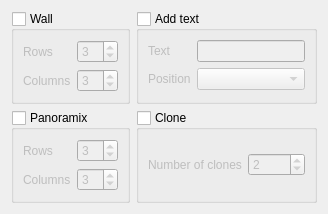
  <widget class="QWidget" name="tab_9">
   <attribute name="title">
    <string>Vout/Overlay</string>
   </attribute>
   <layout class="QGridLayout">
    <item row="0" column="0">
     <widget class="QGroupBox" name="wallEnable">
      <property name="title">
       <string>Wall</string>
      </property>
      <property name="checkable">
       <bool>true</bool>
      </property>
      <property name="checked">
       <bool>false</bool>
      </property>
      <layout class="QGridLayout">
       <item row="0" column="0">
        <widget class="QLabel" name="label_31">
         <property name="text">
          <string>Rows</string>
         </property>
         <property name="buddy">
          <cstring>wallRowsSpin</cstring>
         </property>
        </widget>
       </item>
       <item row="1" column="0">
        <widget class="QLabel" name="label_30">
         <property name="text">
          <string>Columns</string>
         </property>
         <property name="buddy">
          <cstring>wallColsSpin</cstring>
         </property>
        </widget>
       </item>
       <item row="1" column="1">
        <widget class="QSpinBox" name="wallColsSpin">
         <property name="minimum">
          <number>1</number>
         </property>
         <property name="value">
          <number>3</number>
         </property>
        </widget>
       </item>
       <item row="0" column="1">
        <widget class="QSpinBox" name="wallRowsSpin">
         <property name="minimum">
          <number>1</number>
         </property>
         <property name="value">
          <number>3</number>
         </property>
        </widget>
       </item>
      </layout>
     </widget>
    </item>
    <item row="0" column="1">
     <widget class="QGroupBox" name="marqEnable">
      <property name="title">
       <string>Add text</string>
      </property>
      <property name="checkable">
       <bool>true</bool>
      </property>
      <property name="checked">
       <bool>false</bool>
      </property>
      <layout class="QGridLayout" name="_2">
       <item row="1" column="0">
        <widget class="QLabel" name="label_24">
         <property name="text">
          <string>Position</string>
         </property>
         <property name="buddy">
          <cstring>marqPositionCombo</cstring>
         </property>
        </widget>
       </item>
       <item row="0" column="0">
        <widget class="QLabel" name="label_23">
         <property name="text">
          <string>Text</string>
         </property>
         <property name="buddy">
          <cstring>marqMarqueeText</cstring>
         </property>
        </widget>
       </item>
       <item row="0" column="1">
        <widget class="QLineEdit" name="marqMarqueeText"/>
       </item>
       <item row="1" column="1">
        <widget class="QComboBox" name="marqPositionCombo"/>
       </item>
      </layout>
     </widget>
    </item>
    <item row="1" column="0">
     <widget class="QGroupBox" name="panoramixEnable">
      <property name="title">
       <string>Panoramix</string>
      </property>
      <property name="checkable">
       <bool>true</bool>
      </property>
      <property name="checked">
       <bool>false</bool>
      </property>
      <layout class="QGridLayout">
       <item row="0" column="0">
        <widget class="QLabel" name="label_36">
         <property name="text">
          <string>Rows</string>
         </property>
         <property name="buddy">
          <cstring>panoramixRowsSpin</cstring>
         </property>
        </widget>
       </item>
       <item row="0" column="1">
        <widget class="QSpinBox" name="panoramixRowsSpin">
         <property name="minimum">
          <number>1</number>
         </property>
         <property name="value">
          <number>3</number>
         </property>
        </widget>
       </item>
       <item row="1" column="0">
        <widget class="QLabel" name="label_35">
         <property name="text">
          <string>Columns</string>
         </property>
         <property name="buddy">
          <cstring>panoramixColsSpin</cstring>
         </property>
        </widget>
       </item>
       <item row="1" column="1">
        <widget class="QSpinBox" name="panoramixColsSpin">
         <property name="minimum">
          <number>1</number>
         </property>
         <property name="value">
          <number>3</number>
         </property>
        </widget>
       </item>
      </layout>
     </widget>
    </item>
    <item row="1" column="1">
     <widget class="QGroupBox" name="cloneEnable">
      <property name="title">
       <string>Clone</string>
      </property>
      <property name="checkable">
       <bool>true</bool>
      </property>
      <property name="checked">
       <bool>false</bool>
      </property>
      <layout class="QGridLayout">
       <item row="0" column="0">
        <widget class="QLabel" name="label_9">
         <property name="text">
          <string>Number of clones</string>
         </property>
         <property name="buddy">
          <cstring>cloneCountSpin</cstring>
         </property>
        </widget>
       </item>
       <item row="0" column="1">
        <widget class="QSpinBox" name="cloneCountSpin">
         <property name="minimum">
          <number>1</number>
         </property>
         <property name="value">
          <number>2</number>
         </property>
        </widget>
       </item>
      </layout>
     </widget>
    </item>
   </layout>
  </widget>
